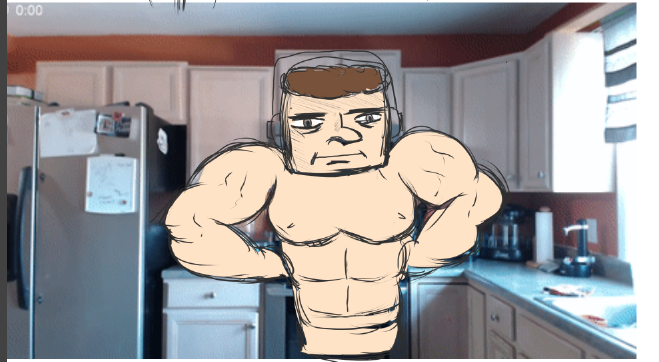
#> input picture Labs/lab2/MikeySpiece.png, 659 x 362 px
$ python lab1.py
#> lines starting #> are read from the running program, lines starting #| are printed output that depends on the picture; long printed decimals are rounded
### Labs/lab2/entropy.py
# -*- coding: utf-8 -*-
"""
Created on Tue Feb 11 10:48:58 2020

@author: Michael
"""
import numpy as np
import matplotlib.pyplot as plt

# Calculate the historgram and the Entropy of a given dataset
def myEntropy(X):

    arr = X.copy()

    arr = np.ravel(arr)

    stats = {}
    for i in arr:
        if i in stats:
            stats[i] += 1
        else:
            stats[i] = 1

    values = np.array(list(stats.values()))

    values = values / sum(values)

    entropy = -sum(values * np.log2(values))

    return [stats,entropy]

### Labs/lab2/display_functions.py
# -*- coding: utf-8 -*-
"""
Created on Wed Feb 12 09:39:15 2020

@author: Michael
"""
import matplotlib.pyplot as plt
import cv2

def histogram(dictionary, spacing = 1):
    # df = pd.DataFrame.from_dict(dictionary, orient='index')
    # df.plot(kind='bar')

    plt.bar(dictionary.keys(), dictionary.values(), spacing, color='b')
    plt.show()

def display_image(img, title = "image"):
    cv2.imshow(title, img)
    cv2.waitKey(0)
    cv2.destroyAllWindows()

# [6 lines left out: function display_multiple_images, not called in this run]

### Labs/lab2/lab1.py
# -*- coding: utf-8 -*-
"""
Created on Tue Feb 11 10:45:49 2020

@author: Michael
"""
import cv2
import numpy as np
import pandas as pd
import entropy as en
import display_functions as df

# Colored Image
img1 = cv2.imread("MikeySpiece.png", 1)
#> img1 is the input picture: shape (362, 659, 3); mean B, G, R 152.8, 151.9, 155.1
df.display_image(img1, 'Self Portrait')
img1 = cv2.cvtColor(img1, cv2.COLOR_BGR2YCR_CB)
#> img1: shape (362, 659, 3); mean of channels 0, 1, 2 153, 129.4, 127.9

img1_dict_Cr, img1_ent_Cr = en.myEntropy(img1[1])
#> in myEntropy, `arr = X.copy()`: arr = 659 rows, first 8: [66, 128, 128], [66, 128, 128], [66, 128, 128], [66, 128, 128], [66, 128, 128], [66, 128, 128], [66, 128, 128], [255, 128, 128]
#> in myEntropy, `arr = np.ravel(arr)`: arr = 1977 values, max 255 at index 21, min 61 at index 549, mean 169
#> the loop in myEntropy, `for i in arr:` made 1977 passes
#> i on passes 1 to 3: 66, 128, 128
#> after the loop in myEntropy, `for i in arr:`: stats = 20 items
#> in myEntropy, `values = np.array(list(stats.values()))`: values = 20 values, max 1318 at index 1, min 1 at index 3, mean 98.85
#> in myEntropy, `values = values / sum(values)`: values = 20 values, max 0.667 at index 1, min 0.000506 at index 3, mean 0.05
#> in myEntropy, `entropy = -sum(values * np.log2(values))`: entropy = 1.04
#> img1_dict_Cr = 20 items; img1_ent_Cr = 1.04
img1_dict_Cb, img1_ent_Cb = en.myEntropy(img1[2])
#> in myEntropy (call 2), `arr = X.copy()`: arr = 659 rows, first 8: [66, 128, 128], [66, 128, 128], [66, 128, 128], [66, 128, 128], [66, 128, 128], [66, 128, 128], [66, 128, 128], [221, 128, 130]
#> the loop in myEntropy (call 2), `for i in arr:` made 1977 passes
#> img1_dict_Cb = 94 items; img1_ent_Cb = 5.41

print("Entropy Cr Channel: "+ str(img1_ent_Cr))
#| Entropy Cr Channel: 1.039
print("Entropy Cr Channel: "+ str(img1_ent_Cb))
#| Entropy Cr Channel: 5.407

df.histogram(img1_dict_Cr)
#> in histogram, `plt.show()`:
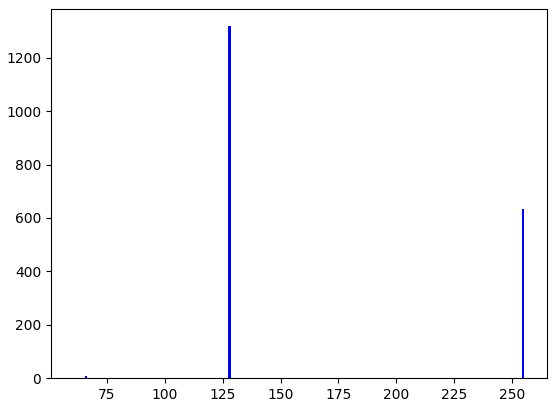
#> figure drawn by matplotlib, 1 panel; tallest bar 1318 high, from x = 127.5 to 128.5
df.histogram(img1_dict_Cb)
#> call 2 of histogram, with spacing = 1
#> in histogram (call 2), `plt.show()`:
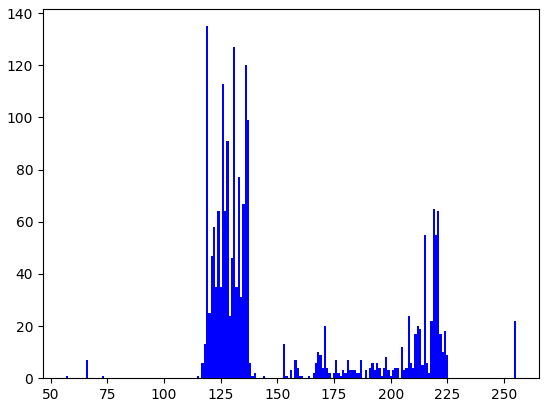
#> figure drawn by matplotlib, 1 panel; tallest bar 135 high, from x = 118.5 to 119.5

# Grayscale Image
img2 = cv2.imread("bridge.jpg", 0)
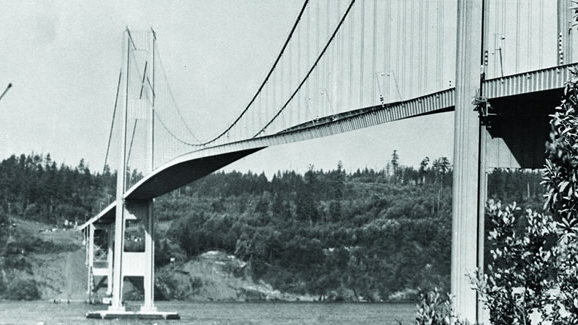
#> input picture Labs/lab2/bridge.jpg, 578 x 325 px
#> img2: shape (325, 578); min 0, max 255, mean 150.3
df.display_image(img2)

img2_dict, img2_ent = en.myEntropy(img2)
#> img2_dict = 256 items; img2_ent = 7.44

df.histogram(img2_dict)
#> call 3 of histogram, with spacing = 1
#> in histogram (call 3), `plt.show()`:
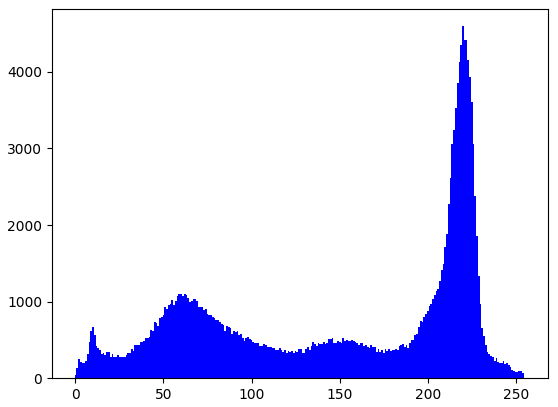
#> figure drawn by matplotlib, 1 panel; tallest bar 4597 high, from x = 219.5 to 220.5
